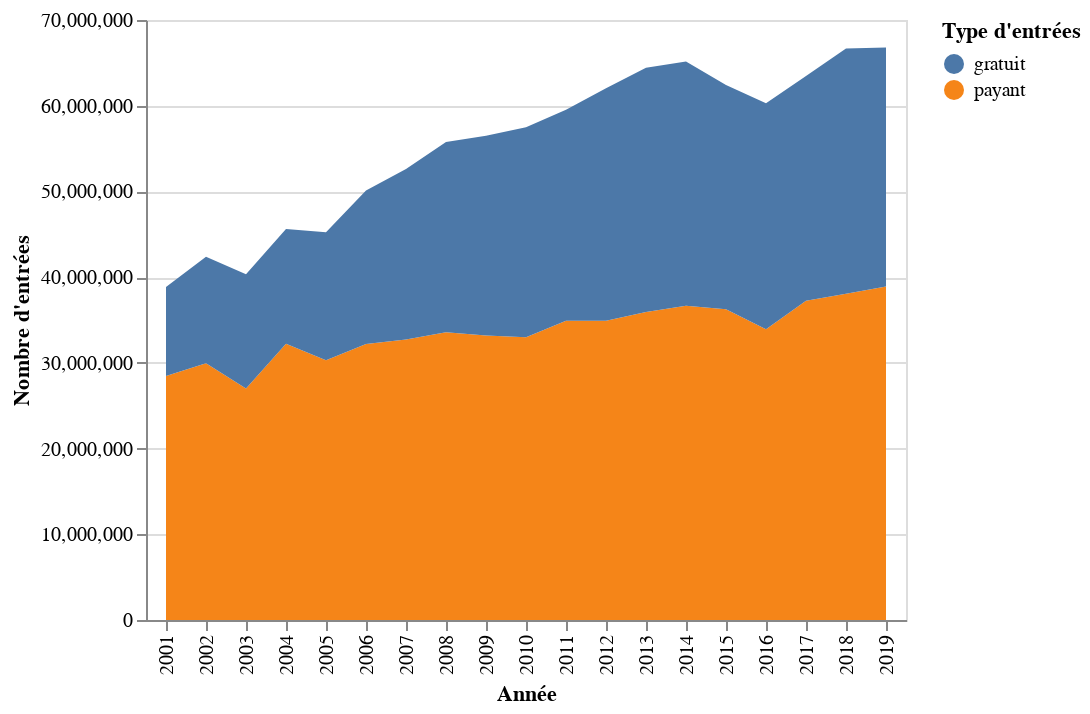

Notebook source saved alongside this figure:
### Markdown cell above
Tentons ici de finaliser notre graphique et explorons pour cela d'autres paramètres d'`Altair` que l'on peut modifier afin de personnaliser le rendu final en gardant en tête les questions que nous avons énoncées plus tôt comme prismes utiles pour produire des graphiques pertinents.

Par défaut, `Altair` utilise les noms des colonnes de notre jeu de données pour produire les légendes : les *underscores* ne sont pas super à la lecture et l'idéal serait de pouvoir les supprimer. Au passage, on pourra aussi ajouter un titre à notre graphique.

Pour modifier plus en détail certains paramètres, il nous faut passer directement les objets représentant chaque **encodeur** faisant le lien entre l'ensemble de notre jeu de données et le paramètre visuel auquel il se rapporte. De façon générale, il s'agit simplement d'appeler directement sur l'objet `Altair` la méthode qui porte généralement le même nom que le paramètre que l'on passait au préalable à la méthode `.encode()`.

Ainsi, pour représenter le paramètre `x` ou `y`, on peut appeler la méthode `.X()` et `.Y()` qui représentent respectivement l'**encodeur** de l'axe des abscisses et de celui des ordonnées. Toujours dans la logique de l'**approche fonctionnelle** d'`Altair`, on peut passer des paramètres à ces méthodes qui peuvent, à leur tour, prendre de nouvelles fonctions en paramètres.

### Code cell
# On appelle les méthodes propres à chaque encodeur auxquelles on passe le paramètre "title" pour
# modifier le titre des légendes de chaque axe
alt.Chart(df_long_freq_annee).mark_area().encode(
    alt.X(
        shorthand="annee:O",
        title="Année"
    ),
    alt.Y(
        shorthand="nombre_entree:Q",
        title="Nombre d'entrées"
    ),
    alt.Color(
        shorthand="type_entree:N",
        title="Type d'entrées"
    )
)

### Figure 1 — Vega-Lite specification as saved in the notebook (floating-point values rounded to 4 significant figures)
{"config": {"view": {"continuousWidth": 400, "continuousHeight": 300}}, "data": {"name": "data-37c891bb50915f3e536e0f602ba2dae9"}, "mark": "area", "encoding": {"color": {"type": "nominal", "field": "type_entree", "title": "Type d'entrées"}, "x": {"type": "ordinal", "field": "annee", "title": "Année"}, "y": {"type": "quantitative", "field": "nombre_entree", "title": "Nombre d'entrées"}}, "$schema": "https://vega.github.io/schema/vega-lite/v4.8.1.json", "datasets": {"data-37c891bb50915f3e536e0f602ba2dae9": [{"annee": 2001, "type_entree": "payant", "nombre_entree": 28470000.0}, {"annee": 2002, "type_entree": "payant", "nombre_entree": 29950000.0}, {"annee": 2003, "type_entree": "payant", "nombre_entree": 27010000.0}, {"annee": 2004, "type_entree": "payant", "nombre_entree": 32220000.0}, {"annee": 2005, "type_entree": "payant", "nombre_entree": 30320000.0}, {"annee": 2006, "type_entree": "payant", "nombre_entree": 32200000.0}, {"annee": 2007, "type_entree": "payant", "nombre_entree": 32710000.0}, {"annee": 2008, "type_entree": "payant", "nombre_entree": 33580000.0}, {"annee": 2009, "type_entree": "payant", "nombre_entree": 33190000.0}, {"annee": 2010, "type_entree": "payant", "nombre_entree": 33000000.0}, {"annee": 2011, "type_entree": "payant", "nombre_entree": 34910000.0}, {"annee": 2012, "type_entree": "payant", "nombre_entree": 34910000.0}, {"annee": 2013, "type_entree": "payant", "nombre_entree": 35930000.0}, {"annee": 2014, "type_entree": "payant", "nombre_entree": 36650000.0}, {"annee": 2015, "type_entree": "payant", "nombre_entree": 36240000.0}, {"annee": 2016, "type_entree": "payant", "nombre_entree": 33910000.0}, {"annee": 2017, "type_entree": "payant", "nombre_entree": 37230000.0}, {"annee": 2018, "type_entree": "payant", "nombre_entree": 38050000.0}, {"annee": 2019, "type_entree": "payant", "nombre_entree": 38920000.0}, {"annee": 2001, "type_entree": "gratuit", "nombre_entree": 10380000.0}, {"annee": 2002, "type_entree": "gratuit", "nombre_entree": 12420000.0}, {"annee": 2003, "type_entree": "gratuit", "nombre_entree": 13310000.0}, {"annee": 2004, "type_entree": "gratuit", "nombre_entree": 13410000.0}, {"annee": 2005, "type_entree": "gratuit", "nombre_entree": 14930000.0}, {"annee": 2006, "type_entree": "gratuit", "nombre_entree": 17920000.0}, {"annee": 2007, "type_entree": "gratuit", "nombre_entree": 19910000.0}, {"annee": 2008, "type_entree": "gratuit", "nombre_entree": 22190000.0}, {"annee": 2009, "type_entree": "gratuit", "nombre_entree": 23290000.0}, {"annee": 2010, "type_entree": "gratuit", "nombre_entree": 24500000.0}, {"annee": 2011, "type_entree": "gratuit", "nombre_entree": 24600000.0}, {"annee": 2012, "type_entree": "gratuit", "nombre_entree": 27140000.0}, {"annee": 2013, "type_entree": "gratuit", "nombre_entree": 28500000.0}, {"annee": 2014, "type_entree": "gratuit", "nombre_entree": 28500000.0}, {"annee": 2015, "type_entree": "gratuit", "nombre_entree": 26170000.0}, {"annee": 2016, "type_entree": "gratuit", "nombre_entree": 26360000.0}, {"annee": 2017, "type_entree": "gratuit", "nombre_entree": 26240000.0}, {"annee": 2018, "type_entree": "gratuit", "nombre_entree": 28620000.0}, {"annee": 2019, "type_entree": "gratuit", "nombre_entree": 27870000.0}]}}
